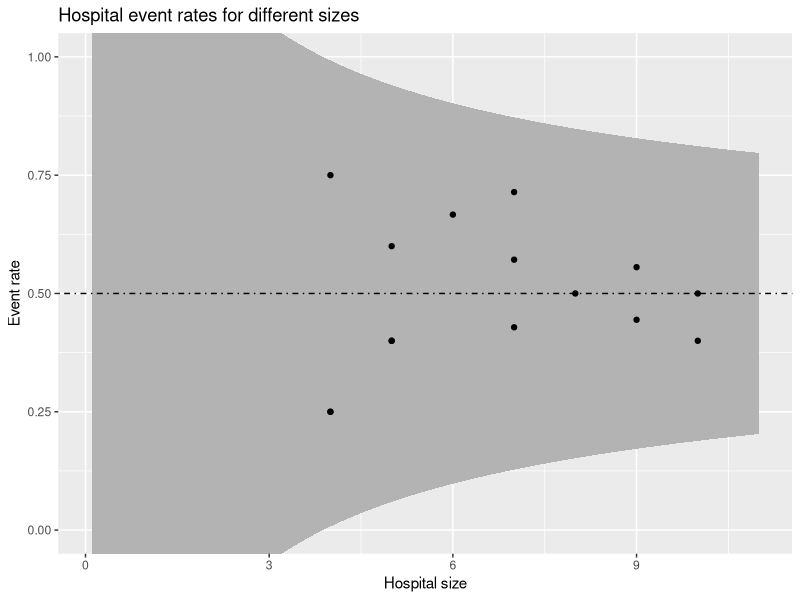

Write R code to recreate this figure.
## ---- chunk 1
library(tidyverse)
## ---- chunk 2
df <- tibble(
  patient_id = 1:100,
  hospital_id = sample(15, 100, replace = TRUE),
  event = rep(0:1, 50)
)
df
## ---- chunk 3
total_event_ratio <- mean(df$event)
total_event_ratio
## ---- chunk 4
df_event_rate <- df %>%
  group_by(hospital_id) %>%
  summarise(
    total_patients = n(),
    total_events = sum(event)
  ) %>%
  mutate(event_rate = total_events / total_patients)
df_event_rate
## ---- chunk 5
n_patients_seq <- seq(0.1, max(df_event_rate$total_patients) + 1, by = 0.1)
n_patients_seq
## ---- chunk 6
df_conf <- tibble(
  n_patients = n_patients_seq,
  conf_upper = total_event_ratio + 1.96 * (sd(df$event) / sqrt(n_patients)),
  conf_lower = total_event_ratio - 1.96 * (sd(df$event) / sqrt(n_patients))
)
df_conf
## ---- chunk 7
ggplot() +
  geom_ribbon(aes(x = n_patients_seq, ymin = conf_lower, ymax = conf_upper), df_conf, fill = "grey70") +
  geom_hline(yintercept = total_event_ratio, linetype = 4) +
  geom_point(aes(total_patients, event_rate), df_event_rate) + 
  coord_cartesian(ylim = c(0, 1)) +
  labs(
    title = "Hospital event rates for different sizes",
    x = "Hospital size",
    y = "Event rate"
  )
